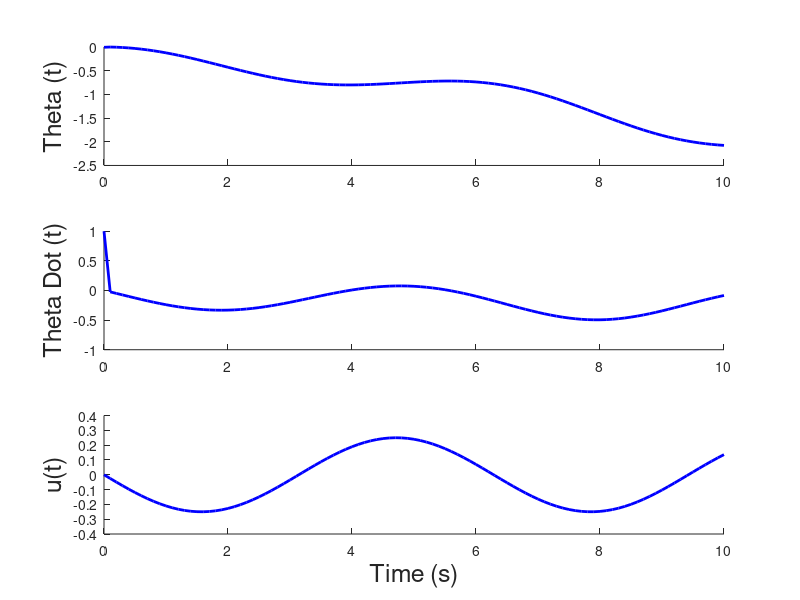
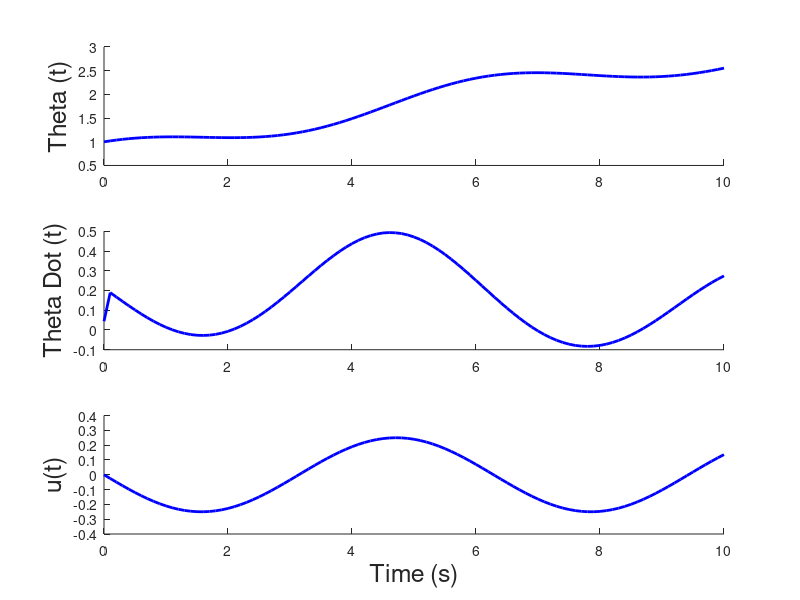
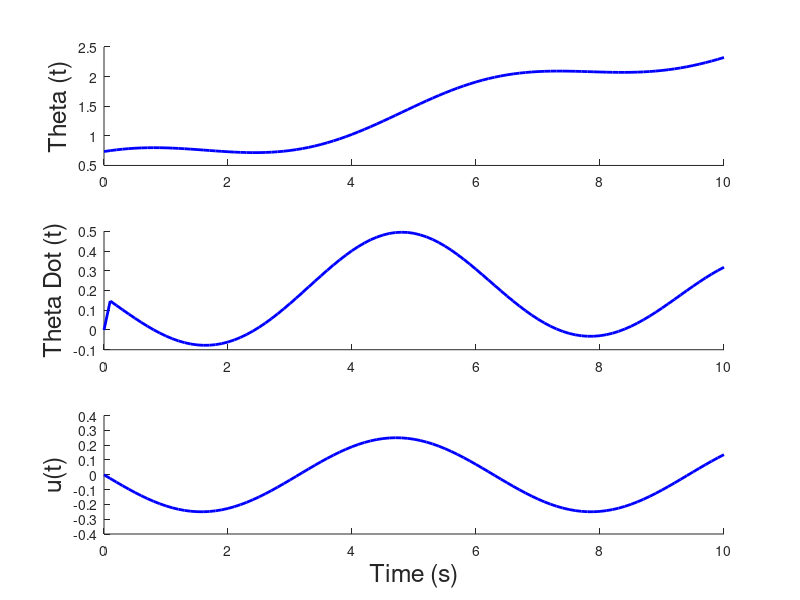

The MATLAB source for these figures, in order:
function linear_nonlinear_sim()
    %% Initialize the simulation variables
    t0 = 0; % initial time
    dt = 0.1; % time step
    tf = 10.0; % final time
        
    % Set the control input functions
    % From 2.3d, T(t) = b*theta_dot - mgl*sin(t)
    g = 9.8;
    m = 1/9.8;
    l = 0.25;
    b = 1;
    u = @(t, x) b*0 - m*g*l*sin(t);    
    
    % Set the starting points
    A = [0 1; sqrt(2)*9.8*(2*0.25) -9.8/(0.25^2)];
    [V, ~] = eig(A);
    x0_1 = V(:,2); % State associated with negative eigenvalue
    x0_2 = V(:,1); % State associated with positive eigenvalue
    x0_3 = [pi/4 - 0.05; 0]; % State associated with theta = pi/4 - 0.05, thetad = 0
    x0_list = [x0_1, x0_2, x0_3];
    
    for k = 1:size(x0_list,2)
        % Pull out the state
        x0 = x0_list(:,k);

        %% Simulate and plot the system using ode
        % Simulate the system
        [tvec, xvec] = matlabOde45(x0, t0, dt, tf, u);
        uvec = getControlVector(tvec, xvec, u);
        
        % Plot the resulting states
        figure;
        plotResults(tvec, xvec, uvec, 'b');
    end
end

function u_vec = getControlVector(tvec, xvec, u)
%getControlVector calculate the control vector over the specified time
%interval and state
%
% Inputs:
%   tvec: 1xm vector of time inputs
%   xvec: nxm matrix of states
%   u: function handle that takes time and state as inputs and outputs
%   the control input

    len = size(tvec, 2);
    u_vec = zeros(1, len);
    for k = 1:len
        u_vec(:,k) = u(tvec(k), xvec(:,k));
    end

end

function [tvec, xvec] = matlabOde45(x0, t0, dt, tf, u)
    %MatlabOde45 uses ODE 45 to simulate the state starting at x0 from time
    % t0 to tf
    %
    % Inputs:
    %   x0: nx1 initial state
    %   t0: scalar - initial time
    %   dt: scalar - time increment
    %   tf: scalar - final time
    %   u: function handle that takes time and state as inputs and outputs
    %   the control input
    %
    % Outputs:
    %   tvec: 1xm vector of times associated with the states
    %   xvec: nxm matrix of states where each column is a state at the
    %   associated time in tvec
    
    % Initialize the time
    t = t0:dt:tf;
    
    % Simulate the output
    [tvec, xvec] = ode45(@(t,x) f(t,x,u(t,x)), t, x0);
    
    % Transpose the outputs to get in the correct form
    tvec = tvec';
    xvec = xvec';    
end

function xdot = f(t, x, u)
    %f calculates the state dynamics using the current time, state, and
    %control input
    %
    % Inputs:
    %   t: current time
    %   x: current state
    %   u: current control input
    %
    % Ouputs:
    %   xdot: time derivative of x(t)
    
    % Define system parameters
    g = 9.8;
    m = 1/9.8;
    l = 0.25;
    b = 1;

    % Pull out the states
    theta = x(1);
    theta_dot = x(2);

    % Nonlinear system
    theta_ddot = (m*g*l*sin(theta) - b*theta_dot + u) / (m*l^2);

    % Return the state derivative
    xdot = [theta_dot; theta_ddot];
end

function plotResults(tvec, xvec, uvec, color)

    % Plot variables
    fontsize = 18;
    linewidth = 2;
    
    % Plot the resulting states
    subplot(3,1,1); hold on;
    plot(tvec, xvec(1,:), color, 'linewidth', linewidth);
    ylabel('Theta (t)', 'fontsize', fontsize);
    
    subplot(3,1,2); hold on;
    plot(tvec, xvec(2,:), color, 'linewidth', linewidth);
    ylabel('Theta Dot (t)', 'fontsize', fontsize);
    
    subplot(3,1,3); hold on;
    plot(tvec, uvec, color, 'linewidth', linewidth);
    ylabel('u(t)', 'fontsize', fontsize);
    xlabel('Time (s)', 'fontsize', fontsize);
end

